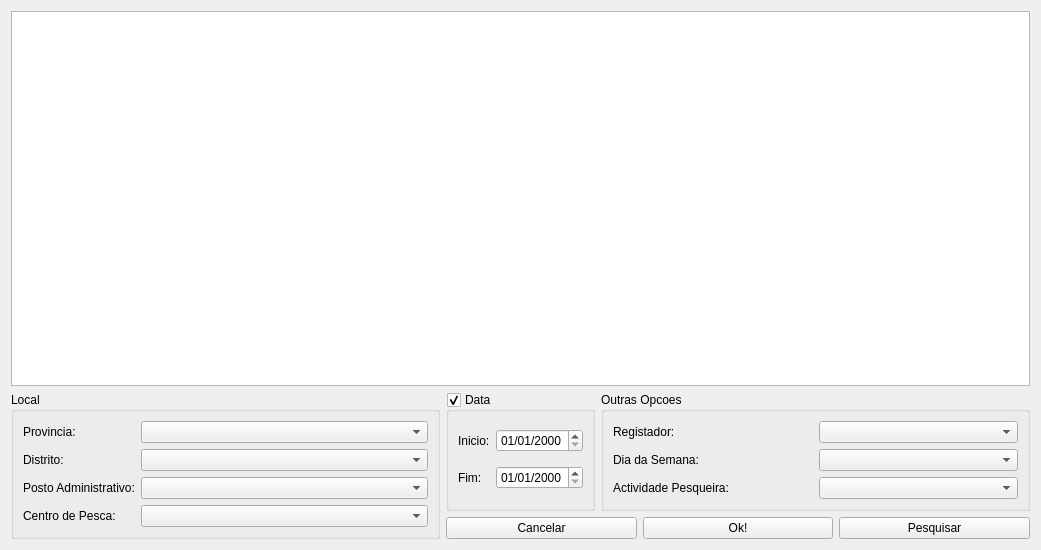
<?xml version="1.0" encoding="UTF-8"?>
<ui version="4.0">
 <class>Form</class>
 <widget class="QWidget" name="Form">
  <property name="geometry">
   <rect>
    <x>0</x>
    <y>0</y>
    <width>1041</width>
    <height>550</height>
   </rect>
  </property>
  <property name="windowTitle">
   <string>Pesquisa das Saidas</string>
  </property>
  <layout class="QGridLayout" name="gridLayout_5">
   <item row="0" column="0" colspan="3">
    <widget class="QTableView" name="TVSaidas"/>
   </item>
   <item row="1" column="0" rowspan="2">
    <widget class="QGroupBox" name="groupBox">
     <property name="title">
      <string>Local</string>
     </property>
     <layout class="QGridLayout" name="gridLayout">
      <item row="0" column="0">
       <widget class="QLabel" name="label_9">
        <property name="sizePolicy">
         <sizepolicy hsizetype="Fixed" vsizetype="Preferred">
          <horstretch>0</horstretch>
          <verstretch>0</verstretch>
         </sizepolicy>
        </property>
        <property name="text">
         <string>Provincia:</string>
        </property>
        <property name="alignment">
         <set>Qt::AlignLeading|Qt::AlignLeft|Qt::AlignVCenter</set>
        </property>
       </widget>
      </item>
      <item row="0" column="1">
       <widget class="QComboBox" name="CBProvincia">
        <property name="enabled">
         <bool>true</bool>
        </property>
       </widget>
      </item>
      <item row="2" column="1">
       <widget class="QComboBox" name="CBPosto">
        <property name="enabled">
         <bool>true</bool>
        </property>
       </widget>
      </item>
      <item row="2" column="0">
       <widget class="QLabel" name="label_4">
        <property name="sizePolicy">
         <sizepolicy hsizetype="Fixed" vsizetype="Preferred">
          <horstretch>0</horstretch>
          <verstretch>0</verstretch>
         </sizepolicy>
        </property>
        <property name="text">
         <string>Posto Administrativo:</string>
        </property>
        <property name="alignment">
         <set>Qt::AlignLeading|Qt::AlignLeft|Qt::AlignVCenter</set>
        </property>
       </widget>
      </item>
      <item row="1" column="1">
       <widget class="QComboBox" name="CBDistrito">
        <property name="enabled">
         <bool>true</bool>
        </property>
       </widget>
      </item>
      <item row="1" column="0">
       <widget class="QLabel" name="label_10">
        <property name="sizePolicy">
         <sizepolicy hsizetype="Fixed" vsizetype="Preferred">
          <horstretch>0</horstretch>
          <verstretch>0</verstretch>
         </sizepolicy>
        </property>
        <property name="text">
         <string>Distrito:</string>
        </property>
        <property name="alignment">
         <set>Qt::AlignLeading|Qt::AlignLeft|Qt::AlignVCenter</set>
        </property>
       </widget>
      </item>
      <item row="3" column="0">
       <widget class="QLabel" name="label_3">
        <property name="sizePolicy">
         <sizepolicy hsizetype="Fixed" vsizetype="Preferred">
          <horstretch>0</horstretch>
          <verstretch>0</verstretch>
         </sizepolicy>
        </property>
        <property name="text">
         <string>Centro de Pesca:</string>
        </property>
        <property name="alignment">
         <set>Qt::AlignLeading|Qt::AlignLeft|Qt::AlignVCenter</set>
        </property>
       </widget>
      </item>
      <item row="3" column="1">
       <widget class="QComboBox" name="CBCentroPesca">
        <property name="enabled">
         <bool>true</bool>
        </property>
       </widget>
      </item>
     </layout>
    </widget>
   </item>
   <item row="1" column="1">
    <widget class="QGroupBox" name="GBData">
     <property name="sizePolicy">
      <sizepolicy hsizetype="Fixed" vsizetype="Preferred">
       <horstretch>0</horstretch>
       <verstretch>0</verstretch>
      </sizepolicy>
     </property>
     <property name="title">
      <string>Data</string>
     </property>
     <property name="checkable">
      <bool>true</bool>
     </property>
     <layout class="QGridLayout" name="gridLayout_2">
      <item row="0" column="0">
       <widget class="QLabel" name="label">
        <property name="text">
         <string>Inicio:</string>
        </property>
       </widget>
      </item>
      <item row="1" column="0">
       <widget class="QLabel" name="label_2">
        <property name="text">
         <string>Fim:</string>
        </property>
       </widget>
      </item>
      <item row="0" column="1">
       <widget class="QDateTimeEdit" name="DEInicio">
        <property name="displayFormat">
         <string>dd/MM/yyyy</string>
        </property>
       </widget>
      </item>
      <item row="1" column="1">
       <widget class="QDateTimeEdit" name="DEFim">
        <property name="displayFormat">
         <string>dd/MM/yyyy</string>
        </property>
       </widget>
      </item>
     </layout>
    </widget>
   </item>
   <item row="1" column="2">
    <widget class="QGroupBox" name="groupBox_3">
     <property name="title">
      <string>Outras Opcoes</string>
     </property>
     <layout class="QGridLayout" name="gridLayout_3">
      <item row="1" column="1">
       <widget class="QComboBox" name="CBDiaSemana"/>
      </item>
      <item row="1" column="0">
       <widget class="QLabel" name="label_6">
        <property name="text">
         <string>Dia da Semana:</string>
        </property>
       </widget>
      </item>
      <item row="0" column="0">
       <widget class="QLabel" name="label_5">
        <property name="text">
         <string>Registador:</string>
        </property>
       </widget>
      </item>
      <item row="0" column="1">
       <widget class="QComboBox" name="CBRegistador"/>
      </item>
      <item row="2" column="1">
       <widget class="QComboBox" name="CBActividadePesqueria"/>
      </item>
      <item row="2" column="0">
       <widget class="QLabel" name="label_7">
        <property name="text">
         <string>Actividade Pesqueira:</string>
        </property>
       </widget>
      </item>
     </layout>
    </widget>
   </item>
   <item row="2" column="1" colspan="2">
    <layout class="QGridLayout" name="gridLayout_4">
     <item row="0" column="2">
      <widget class="QPushButton" name="PBPesquisar">
       <property name="text">
        <string>Pesquisar</string>
       </property>
       <property name="icon">
        <iconset resource="icons.qrc">
         <normaloff>:/newPrefix/Icons/001-search.png</normaloff>:/newPrefix/Icons/001-search.png</iconset>
       </property>
       <property name="iconSize">
        <size>
         <width>20</width>
         <height>20</height>
        </size>
       </property>
      </widget>
     </item>
     <item row="0" column="1">
      <widget class="QPushButton" name="PBOK">
       <property name="text">
        <string>Ok!</string>
       </property>
       <property name="icon">
        <iconset resource="icons.qrc">
         <normaloff>:/newPrefix/Icons/clipboard.png</normaloff>:/newPrefix/Icons/clipboard.png</iconset>
       </property>
      </widget>
     </item>
     <item row="0" column="0">
      <widget class="QPushButton" name="PBCancelar">
       <property name="text">
        <string>Cancelar</string>
       </property>
       <property name="icon">
        <iconset resource="icons.qrc">
         <normaloff>:/newPrefix/Icons/003-error.png</normaloff>:/newPrefix/Icons/003-error.png</iconset>
       </property>
      </widget>
     </item>
    </layout>
   </item>
  </layout>
 </widget>
 <resources>
  <include location="icons.qrc"/>
 </resources>
 <connections/>
</ui>
